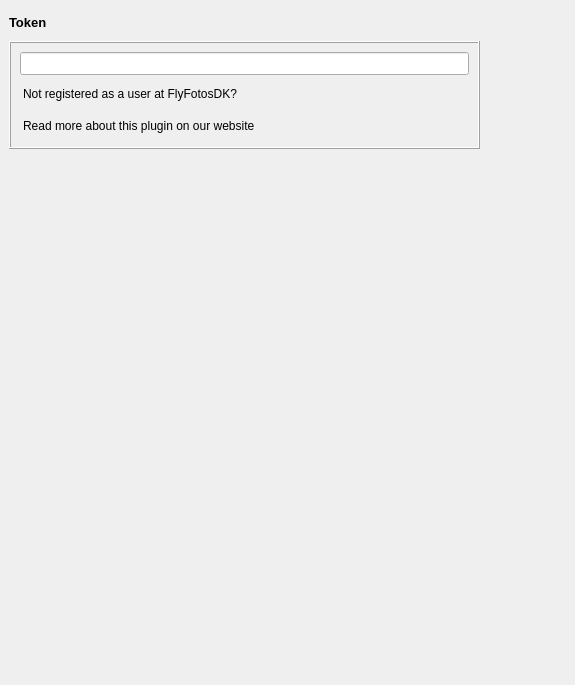
<?xml version="1.0" encoding="UTF-8"?>
<ui version="4.0">
 <class>flyfotosSettingsDialog</class>
 <widget class="QDialog" name="flyfotosSettingsDialog">
  <property name="geometry">
   <rect>
    <x>0</x>
    <y>0</y>
    <width>575</width>
    <height>685</height>
   </rect>
  </property>
  <property name="minimumSize">
   <size>
    <width>0</width>
    <height>0</height>
   </size>
  </property>
  <property name="font">
   <font>
    <family>Arial</family>
    <pointsize>12</pointsize>
   </font>
  </property>
  <property name="windowTitle">
   <string>Flyfotos Settings</string>
  </property>
  <widget class="QLabel" name="labelFlyFotosTokenName">
   <property name="geometry">
    <rect>
     <x>9</x>
     <y>9</y>
     <width>48</width>
     <height>26</height>
    </rect>
   </property>
   <property name="font">
    <font>
     <family>Arial</family>
     <pointsize>10</pointsize>
     <weight>75</weight>
     <bold>true</bold>
    </font>
   </property>
   <property name="text">
    <string>Token</string>
   </property>
   <property name="margin">
    <number>5</number>
   </property>
  </widget>
  <widget class="QFrame" name="frameToken">
   <property name="geometry">
    <rect>
     <x>9</x>
     <y>41</y>
     <width>471</width>
     <height>108</height>
    </rect>
   </property>
   <property name="minimumSize">
    <size>
     <width>400</width>
     <height>0</height>
    </size>
   </property>
   <property name="maximumSize">
    <size>
     <width>1000</width>
     <height>16777215</height>
    </size>
   </property>
   <property name="frameShape">
    <enum>QFrame::Box</enum>
   </property>
   <property name="frameShadow">
    <enum>QFrame::Raised</enum>
   </property>
   <layout class="QGridLayout" name="gridLayout">
    <item row="0" column="0">
     <layout class="QHBoxLayout" name="horizontalLayout">
      <property name="spacing">
       <number>10</number>
      </property>
      <item>
       <widget class="QLineEdit" name="lineEditFlyfotosToken">
        <property name="minimumSize">
         <size>
          <width>400</width>
          <height>0</height>
         </size>
        </property>
        <property name="maximumSize">
         <size>
          <width>1000</width>
          <height>16777215</height>
         </size>
        </property>
        <property name="font">
         <font>
          <family>Arial</family>
          <pointsize>10</pointsize>
         </font>
        </property>
       </widget>
      </item>
     </layout>
    </item>
    <item row="1" column="0">
     <layout class="QHBoxLayout" name="horizontalLayoutRegister">
      <property name="spacing">
       <number>1</number>
      </property>
      <property name="leftMargin">
       <number>3</number>
      </property>
      <property name="topMargin">
       <number>5</number>
      </property>
      <property name="bottomMargin">
       <number>5</number>
      </property>
      <item>
       <widget class="QLabel" name="labelInfoRegister">
        <property name="font">
         <font>
          <pointsize>9</pointsize>
         </font>
        </property>
        <property name="text">
         <string>Not registered as a user at FlyFotosDK?</string>
        </property>
        <property name="margin">
         <number>0</number>
        </property>
       </widget>
      </item>
      <item>
       <widget class="QLabel" name="labelLinkRegister">
        <property name="minimumSize">
         <size>
          <width>0</width>
          <height>0</height>
         </size>
        </property>
        <property name="maximumSize">
         <size>
          <width>250</width>
          <height>16777215</height>
         </size>
        </property>
        <property name="font">
         <font>
          <family>Arial</family>
          <pointsize>9</pointsize>
         </font>
        </property>
        <property name="styleSheet">
         <string notr="true"/>
        </property>
        <property name="text">
         <string/>
        </property>
        <property name="indent">
         <number>-1</number>
        </property>
        <property name="openExternalLinks">
         <bool>true</bool>
        </property>
       </widget>
      </item>
     </layout>
    </item>
    <item row="2" column="0">
     <layout class="QHBoxLayout" name="horizontalLayoutReadMore">
      <property name="spacing">
       <number>1</number>
      </property>
      <property name="leftMargin">
       <number>3</number>
      </property>
      <property name="topMargin">
       <number>5</number>
      </property>
      <property name="bottomMargin">
       <number>5</number>
      </property>
      <item>
       <widget class="QLabel" name="labelInfoText">
        <property name="font">
         <font>
          <pointsize>9</pointsize>
         </font>
        </property>
        <property name="text">
         <string>Read more about this plugin on our website </string>
        </property>
       </widget>
      </item>
      <item>
       <widget class="QLabel" name="labelLink">
        <property name="minimumSize">
         <size>
          <width>0</width>
          <height>0</height>
         </size>
        </property>
        <property name="maximumSize">
         <size>
          <width>200</width>
          <height>16777215</height>
         </size>
        </property>
        <property name="font">
         <font>
          <family>Arial</family>
          <pointsize>9</pointsize>
         </font>
        </property>
        <property name="styleSheet">
         <string notr="true"/>
        </property>
        <property name="text">
         <string/>
        </property>
        <property name="openExternalLinks">
         <bool>true</bool>
        </property>
       </widget>
      </item>
     </layout>
    </item>
   </layout>
  </widget>
 </widget>
 <resources/>
 <connections/>
</ui>
